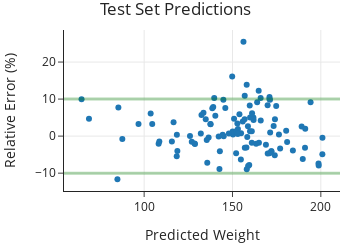

Write notebook code for a chart like this one.
### Code cell
fig = px.scatter(x=y_pred_test, y=test_set_error,
                 title='Test Set Predictions',
                 width=350, height=250)
fig.add_hline(10, line_width=3, line_color='green')
fig.add_hline(-10, line_width=3, line_color='green')
margin(fig, t=30)
xlabel(fig, 'Predicted Weight')
ylabel(fig, 'Relative Error (%)')

### Figure 1 — Plotly figure (JSON) as saved in the notebook; plotly's stock layout.template omitted (floating-point values rounded to 4 significant figures)
{"data": [{"hovertemplate": "x=%{x}<br>y=%{y}<extra></extra>", "legendgroup": "", "marker": {"color": "#1F77B4", "symbol": "circle"}, "mode": "markers", "name": "", "orientation": "v", "showlegend": false, "type": "scatter", "x": [165.9, 157.0, 140.3, 153.1, 169.9, 189.1, 137.6, 161.8, 171.3, 168.9, 152.8, 165.0, 191.2, 189.8, 150.1, 153.9, 145.9, 145.0, 132.4, 170.9, 171.2, 139.7, 84.87, 159.9, 115.7, 118.8, 154.7, 172.0, 127.0, 155.8, 136.5, 96.82, 164.0, 125.9, 64.57, 198.8, 149.9, 158.4, 87.66, 184.2, 116.6, 149.8, 157.9, 159.5, 198.7, 161.9, 172.0, 144.4, 108.2, 128.8, 200.9, 142.9, 118.4, 163.4, 159.8, 180.4, 158.8, 85.41, 139.1, 174.7, 177.0, 135.7, 137.5, 150.3, 142.6, 194.2, 156.9, 160.0, 133.6, 200.9, 180.9, 160.9, 144.8, 156.9, 161.1, 158.1, 118.5, 174.0, 191.0, 103.7, 164.8, 170.9, 68.77, 128.5, 166.0, 134.9, 152.1, 142.2, 132.1, 173.3, 158.7, 138.6, 154.8, 160.9, 173.9, 169.9, 108.6, 158.0, 153.0, 135.4, 156.2, 152.0, 104.6, 153.0, 150.9, 148.0, 170.9, 176.3], "xaxis": "x", "y": [10.28, -3.169, 5.495, 1.91, -4.67, 2.567, 3.193, 5.044, 0.9791, -2.322, 3.421, -1.802, 2.004, -6.208, 1.274, 5.888, 7.581, -0.01766, 5.705, 10.56, 9.799, 10.27, -11.63, 1.307, -1.457, -4.042, -6.298, -4.076, -1.538, 3.973, -0.3621, 3.282, 9.172, 0.0489, 9.956, -7.943, 0.7092, -0.2283, -0.7513, -3.9, 3.731, 16.13, -3.094, -7.824, -7.393, 4.362, -4.076, 0.3872, -2.026, -2.155, -0.4563, -4.096, -5.438, -2.065, 8.288, 1.45, -8.089, 7.717, 7.835, 8.162, -3.375, -7.17, 3.268, 0.4565, -8.847, 9.162, 4.543, 5.025, 6.306, -4.912, -1.613, -1.817, 9.787, 10.88, 6.162, -8.911, 0.4043, 4.576, -3.164, 6.089, 12.24, 10.01, 4.694, -1.979, 4.226, 4.56, -4.645, -0.1339, 0.7067, 2.714, 2.68, 7.527, 0.7428, 1.291, -5.133, 8.309, -1.471, 13.9, 0.642, -1.055, 25.47, 1.308, 3.283, 0.6704, 4.706, 0.7015, -4.649, 0.406], "yaxis": "y"}], "layout": {"height": 250, "legend": {"tracegroupgap": 0}, "margin": {"t": 30}, "shapes": [{"line": {"color": "green", "width": 3}, "type": "line", "x0": 0, "x1": 1, "xref": "x domain", "y0": 10, "y1": 10, "yref": "y"}, {"line": {"color": "green", "width": 3}, "type": "line", "x0": 0, "x1": 1, "xref": "x domain", "y0": -10, "y1": -10, "yref": "y"}], "title": {"text": "Test Set Predictions"}, "width": 350, "xaxis": {"anchor": "y", "autorange": true, "domain": [0, 1], "range": [54.64, 210.8], "title": {"text": "Predicted Weight"}, "type": "linear"}, "yaxis": {"anchor": "x", "autorange": true, "domain": [0, 1], "range": [-14.82, 28.65], "title": {"text": "Relative Error (%)"}, "type": "linear"}}}
